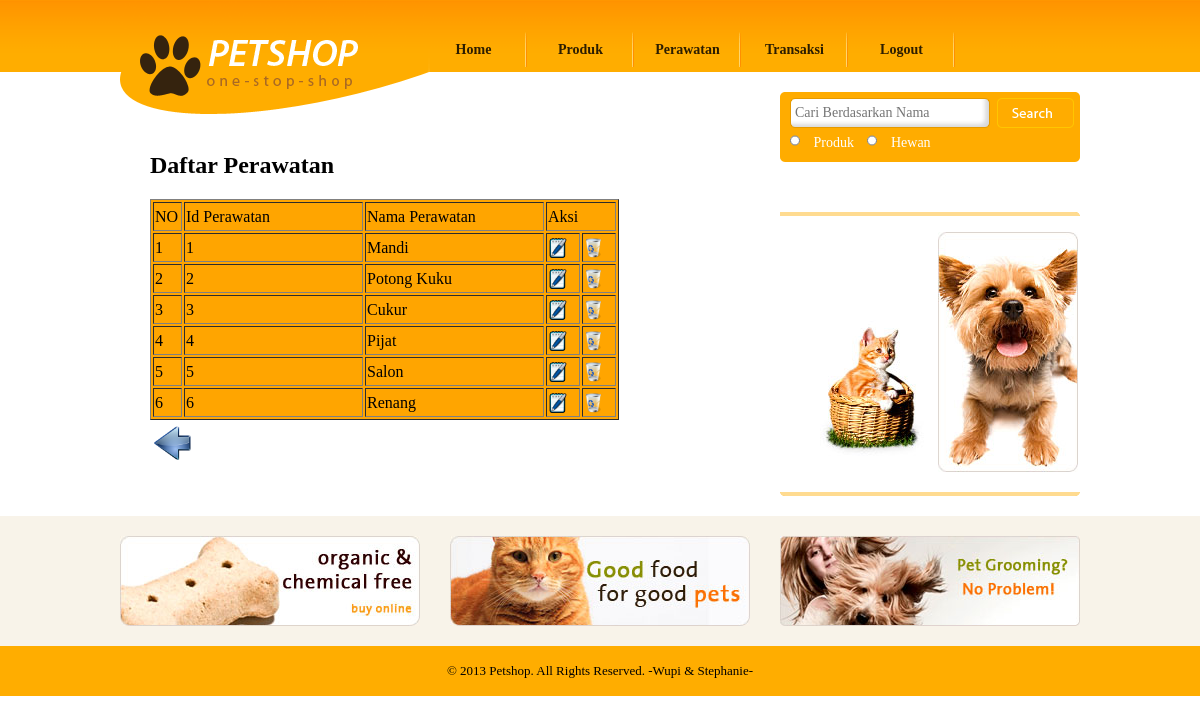
/pegawai_perawatan1.php, run on an earlier commit of the app's database.
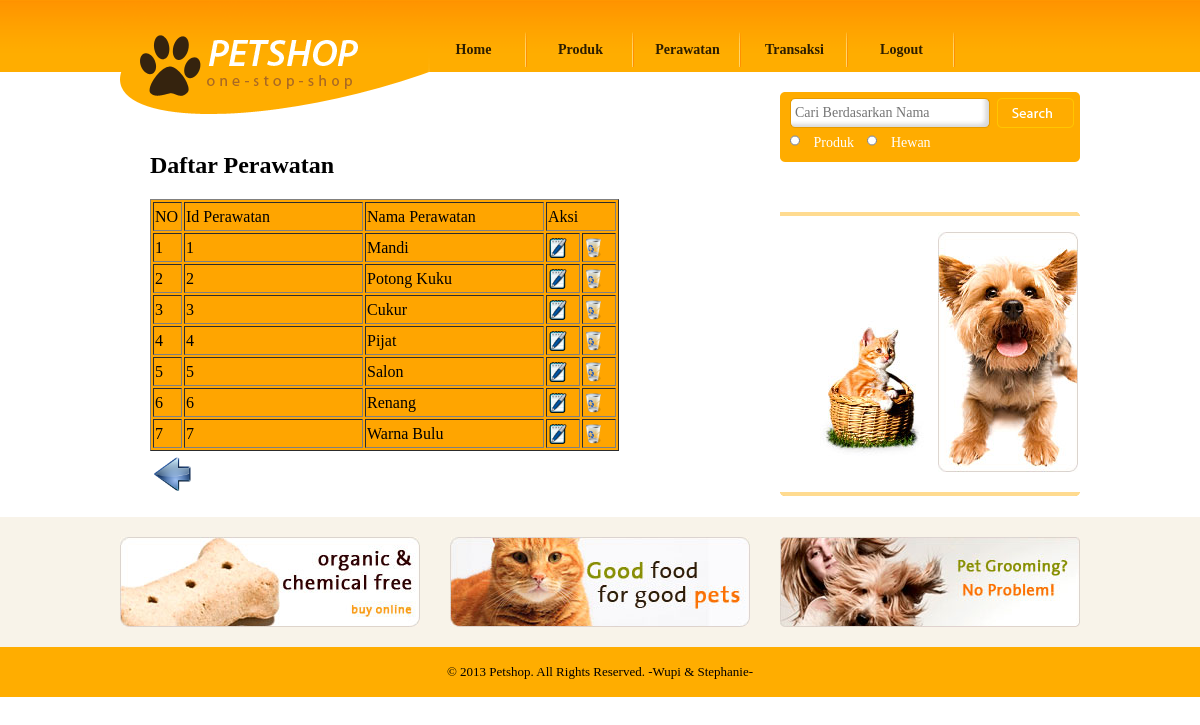
And on a later commit of the database.
### tables this page shows
CREATE TABLE `perawatan` (
  `id_perawatan` int(11) NOT NULL AUTO_INCREMENT,
  `nama_perawatan` varchar(20) DEFAULT NULL,
  PRIMARY KEY (`id_perawatan`)
);

### pegawai_perawatan1.php (the view, shortened to what this page needs)
<!DOCTYPE html PUBLIC "-//W3C//DTD XHTML 1.0 Transitional//EN" "http://www.w3.org/TR/xhtml1/DTD/xhtml1-transitional.dtd">
<html xmlns="http://www.w3.org/1999/xhtml">
<head>
	<link href="css/style.css" rel="stylesheet" type="text/css" />
</head>
<body>
			<?php include "header_pegawai.php"; ?>
			<div id="body">
			       <div id="content">
				        <div class="content">
							<div class="about">
				<h2>Daftar Perawatan</h2>
                <ul>
				<li>
					<form method="post" action="" class="login">
					<table border=1 bgcolor=orange>
						<?php include "koneksi.php";
							$tampil_perawatan=mysql_query("select * from perawatan");
							$no=1;
							echo "<tr><td>NO</td><td>Id Perawatan</td><td>Nama Perawatan</td><td colspan=2>Aksi</td></tr>";
							while($data_perawatan=mysql_fetch_array($tampil_perawatan))
							{
								echo "<tr>";
								echo "<td width=25>$no</td>
										<td width=175>$data_perawatan[id_perawatan]</td>
										<td width=175>$data_perawatan[nama_perawatan]</td>
								<td><a href=pegawai_ubah_perawatan.php?id_perawatan=$data_perawatan[id_perawatan] ><img src=images/ubah.png width=20 height=20></a></td>
								<td><a href=pegawai_hapus_perawatan.php?id_perawatan=$data_perawatan[id_perawatan]><img src=images/hapus.png width=20 height=20></a></td>";
								echo "</tr>";
								$no++;
							}
						?>
					</table>
					<table>
	<tr><td colspan=8><a href="pegawai_lihat_perawatan.php"><img src="images/back.png" width=40 height=40 align=right></a></td></tr>
	</table>
					</form>
				</li>
				</ul>
							</div>
						</div>
					    <div id="sidebar">
								<?php include "cari.php"; ?>
                               <?php include "shoping_guide.php"; ?>
				   <?php include "iklan.php"; ?>
			<div id="footer">
			        <?php include "footer.php"; ?>
			</div>
</body>
</html>

What changed in the data, as far as the page shows it:
added perawatan: id_perawatan "7", nama_perawatan "Warna Bulu"
